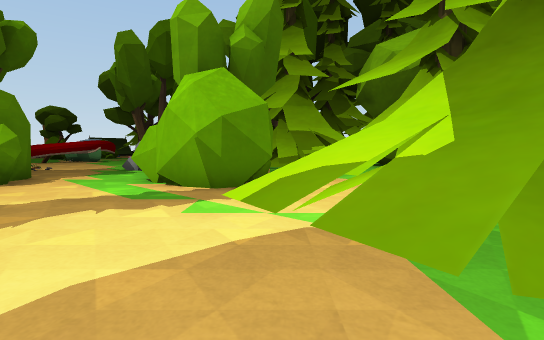
[1] (above)

19 first-person views from a walk through a Unity game level. The camera is 1.5 m above the floor, tilts 4° down and sees 80° across. The floor is counted in squares, 2 m on a side. Each view is taken from the middle of a square. On the plan, view 1 faces up. The plan holds only what a view shows up to about 11 squares ahead; the rest is blank. The place goes on beyond the plan. Some surface patterns are stand-ins.

[2]
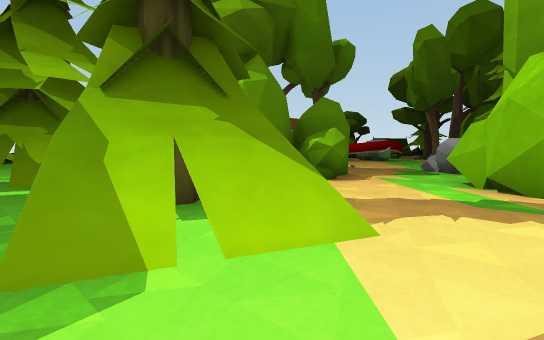

[3]
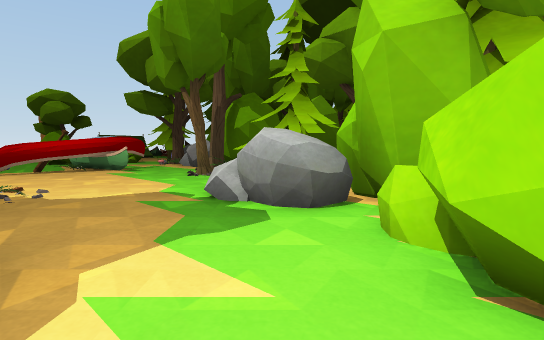

[4]
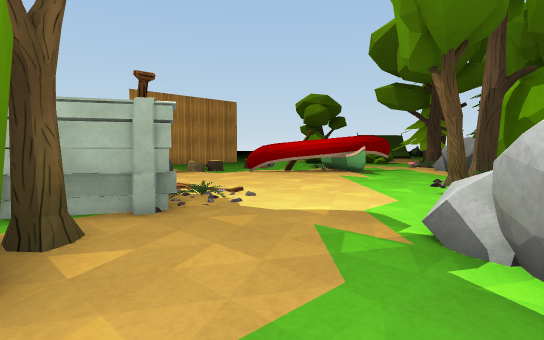

[5]
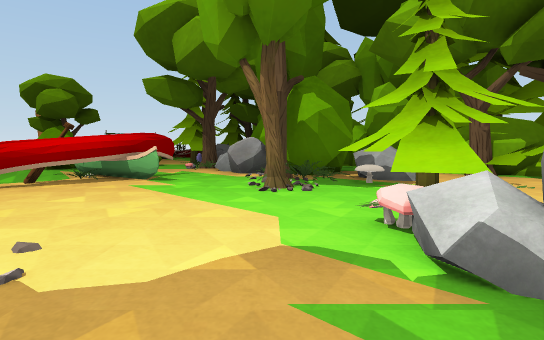

[6]
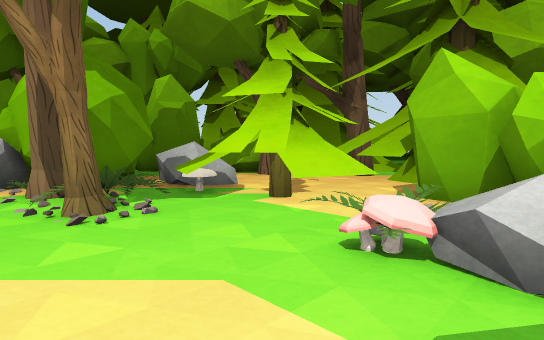

[7]
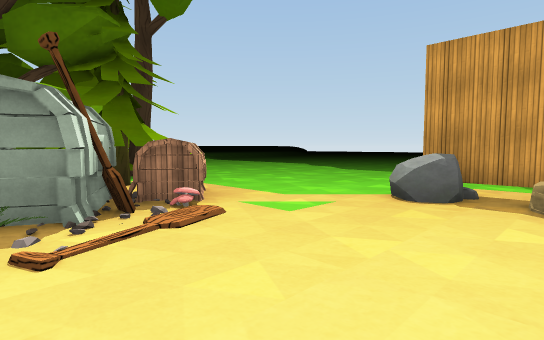

[8]
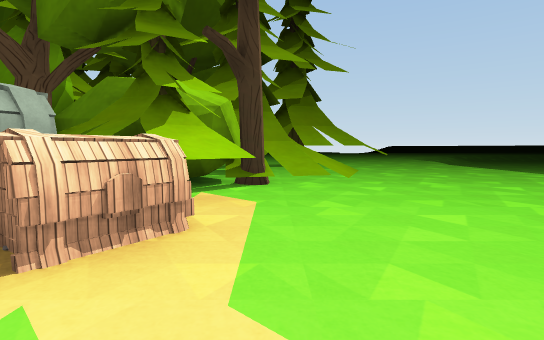

[9]
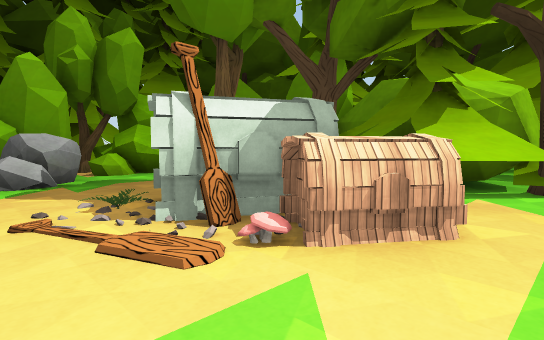

[10]
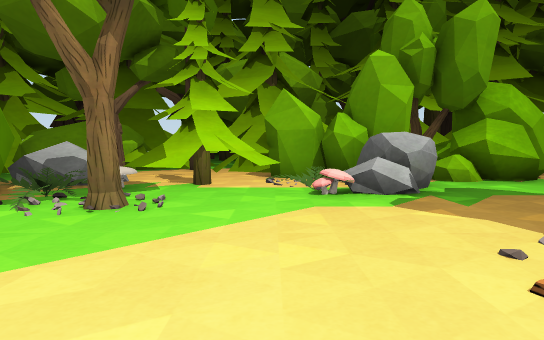

[11]
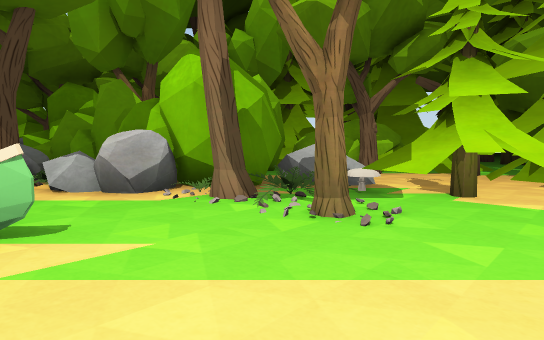

[12]
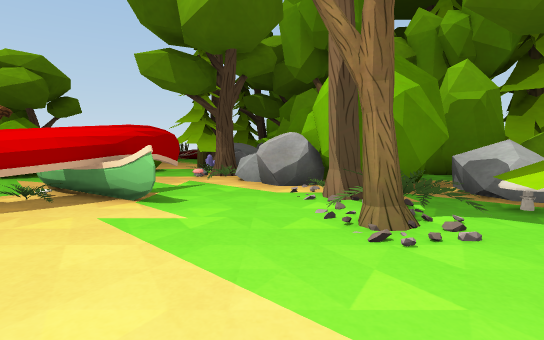

[13]
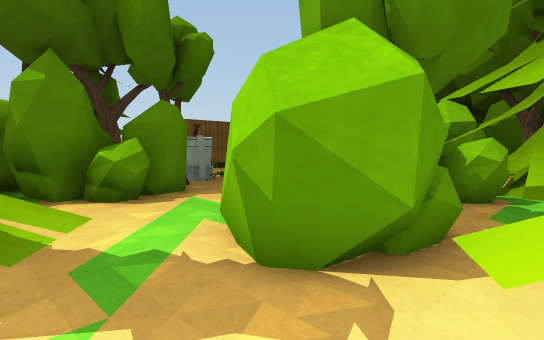

[14]
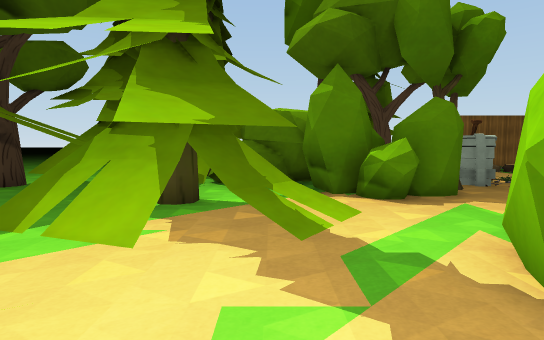

[15]
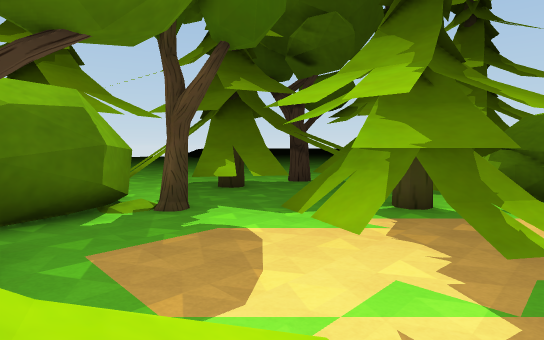

[16]
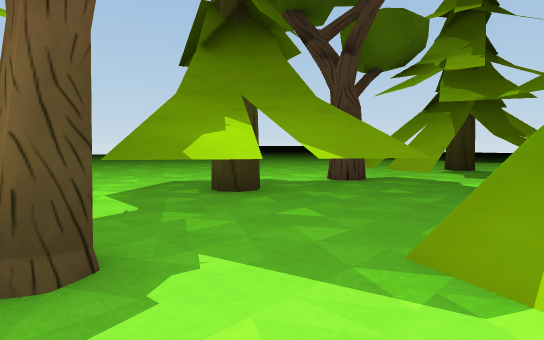

[17]
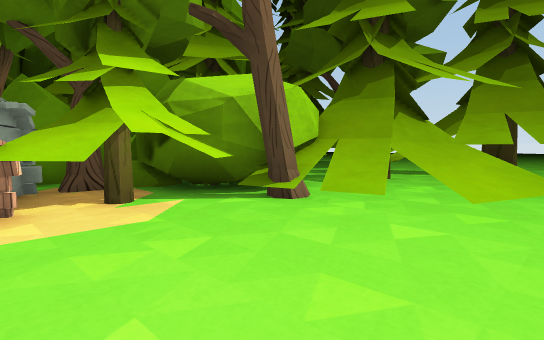

[18]
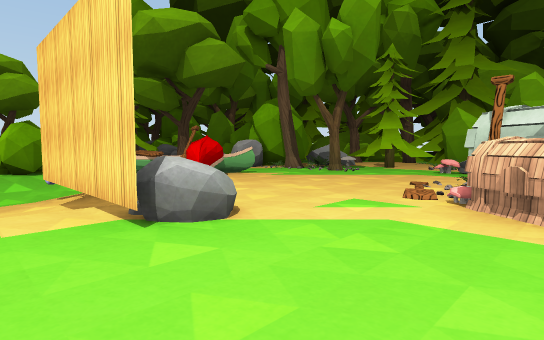

[19]
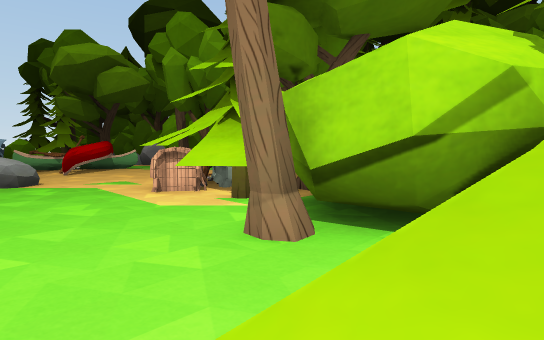

### Floor plan
Key: @ floor where view 1 was taken; # wall or solid block; x gap in a wall; . main floor; - floor 0.25 m lower than the main floor; : floor 0.5 m higher than the main floor; _ floor 0.75 m lower than the main floor; + floor 1 m higher than the main floor; * floor 1.5 m higher than the main floor; / step, stairs or slope; = window, fence, low wall or low ledge; ^ raised ledge; R rock; T tree; M mushroom; S stump; C chest; O other object.
Columns run from 15 left of view 1 to 4 right of it. Each row starts with its distance up from view 1.
 26         OT
 25      T  TT
 24     TT  TTT
 23    OOTOR# T   TT
 22    OO.ORRTT
 21  TT  . T #  ##
 20  TT  .ORRT  ^TTT
 19  //#O ..RTTT^^^T
 18  ///O #.RR##R #TT
 17  _O .##..TTRR^TT#
 16  # -O##..OOMR ^^x//.
 15  #O/#....TTTT^# T /.
 14  #S.......TTT##
 13 .#.........TT###
 12 .RR.......MOT###
 11 ..........RRRTT#^^
 10 ....MOOO...RR#T^^^
  9 ....CCOOT...TTT^^
  8 ....TTTO##..TTTT  ##
  7 ...TTT#T#T..TT T^  #
  6 ....##TT#TT..##.#
  5 ..=T## T## /....//
  4 .// ##TT  ##/.../#
  3 .//###TT  ##. .^/#
  2 .//#      ##/..^^
  1  ####      */...=.
  0         ==+.^..@.T
 -1   /: ..../ ..#T.T.
 -2   #. #. ...... ##
 -3    . /.T......#
 -4    .//....#..##
 -5      ........#
 -6       ..  ...
 -7            ..
 -8          ...
 -9          ...
-10           ..

Positions as (right, up) in squares from view 1, and headings:
1: (0, 0), facing up
2: (-1, 0), facing up-left
3: (-4, 6), facing up
4: (-4, 8), facing up-left
5: (-6, 9), facing up
6: (-7, 11), facing up-right
7: (-8, 14), facing down-left
8: (-12, 12), facing down
9: (-12, 12), facing down-right
10: (-10, 13), facing right
11: (-9, 13), facing up-right
12: (-7, 12), facing up
13: (1, 4), facing up-left
14: (1, 4), facing left
15: (2, 5), facing down-left
16: (-1, 1), facing down-left
17: (-15, 9), facing down-right
18: (-15, 9), facing up-right
19: (-14, 3), facing up-right
